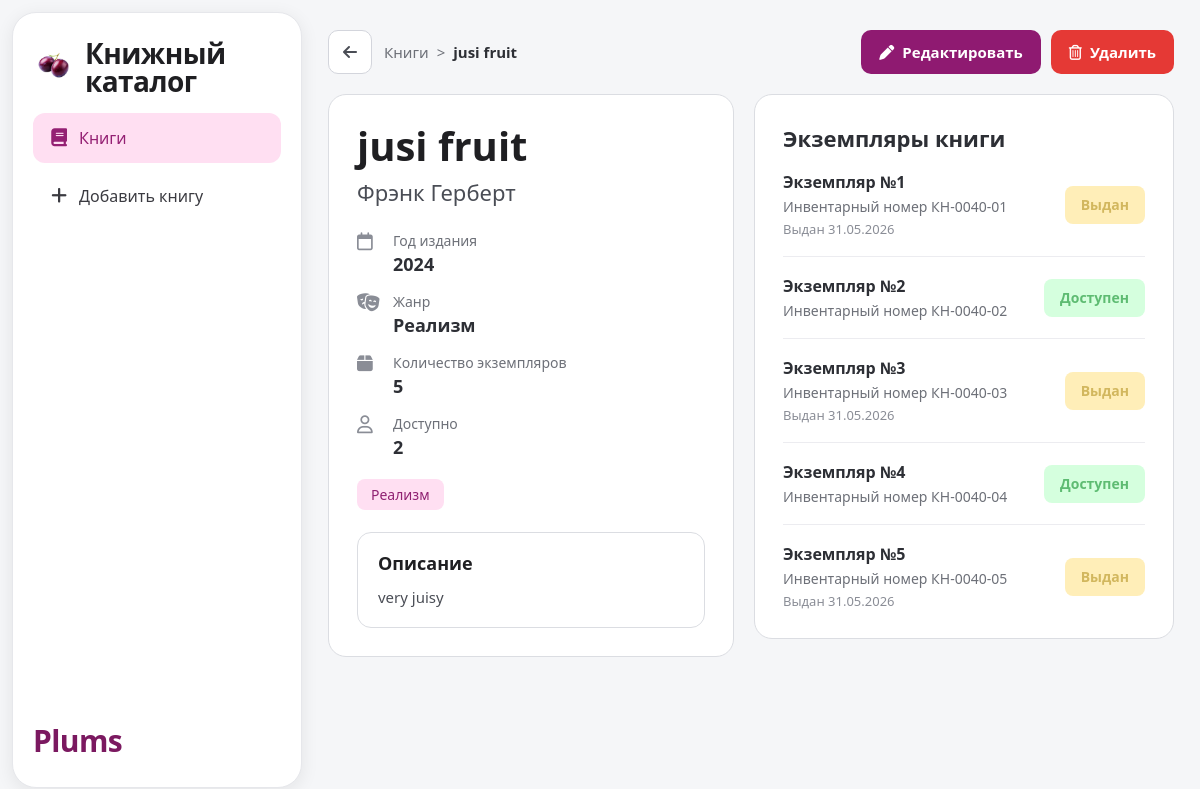
The page /books/40?sort=title_asc on the database its author committed.
### tables this page shows
CREATE TABLE books (
                id INTEGER PRIMARY KEY AUTOINCREMENT,
                title TEXT NOT NULL,
                author TEXT NOT NULL,
                year INTEGER NOT NULL,
                genre TEXT NOT NULL,
                copies INTEGER NOT NULL DEFAULT 0
            , description TEXT NOT NULL DEFAULT '');

CREATE TABLE book_copies (
            id INTEGER PRIMARY KEY AUTOINCREMENT,
            book_id INTEGER NOT NULL,
            copy_num INTEGER NOT NULL,
            inventory_no TEXT NOT NULL,
            status TEXT NOT NULL DEFAULT 'available',
            issued_at TEXT,
            UNIQUE(book_id, copy_num)
        );

### app.py (the view)
@app.get("/books/<int:book_id>")
def view_book(book_id: int):
    book = get_book_or_none(book_id)
    if not book:
        return redirect(url_for("index"))
    list_filters = filters_from_args(request.args)
    copies = load_book_copies(book)
    available_count = sum(1 for copy in copies if copy.status == "available")
    issued_count = sum(1 for copy in copies if copy.status == "issued")
    book_ctx = {
        "book": book,
        "copies": copies,
        "available_count": available_count,
        "issued_count": issued_count,
        "list_filters": list_filters,
        "filter_query": filters_to_query(list_filters),
        "genres": GENRES,
        "genre_other": GENRE_OTHER,
        "today": date.today().strftime("%d.%m.%Y"),
    }
    return render_template("book.html", **book_ctx)

### app.py (called while the page is built)
@app.template_global()
def filter_url(endpoint: str, filter_query: dict | None = None, **kwargs: Any) -> str:
    params: Dict[str, Any] = dict(filter_query or {})
    params.update(kwargs)
    return url_for(endpoint, **params)

def _ensure_data_dir() -> None:
    DB_FILE.parent.mkdir(parents=True, exist_ok=True)

def get_connection() -> sqlite3.Connection:
    _ensure_data_dir()
    conn = sqlite3.connect(DB_FILE)
    conn.row_factory = sqlite3.Row
    return conn

def _ensure_description_column(conn: sqlite3.Connection) -> None:
    columns = {row["name"] for row in conn.execute("PRAGMA table_info(books)")}
    if "description" not in columns:
        conn.execute("ALTER TABLE books ADD COLUMN description TEXT NOT NULL DEFAULT ''")

def _ensure_copies_table(conn: sqlite3.Connection) -> None:
    conn.execute(
        """
        CREATE TABLE IF NOT EXISTS book_copies (
            id INTEGER PRIMARY KEY AUTOINCREMENT,
            book_id INTEGER NOT NULL,
            copy_num INTEGER NOT NULL,
            inventory_no TEXT NOT NULL,
            status TEXT NOT NULL DEFAULT 'available',
            issued_at TEXT,
            UNIQUE(book_id, copy_num)
        )
        """
    )

def init_db() -> None:
    with get_connection() as conn:
        conn.execute(
            """
            CREATE TABLE IF NOT EXISTS books (
                id INTEGER PRIMARY KEY AUTOINCREMENT,
                title TEXT NOT NULL,
                author TEXT NOT NULL,
                year INTEGER NOT NULL,
                genre TEXT NOT NULL,
                copies INTEGER NOT NULL CHECK (copies >= 0),
                description TEXT NOT NULL DEFAULT ''
            )
            """
        )
        _ensure_description_column(conn)
        _ensure_copies_table(conn)

def load_books() -> List[Book]:
    init_db()
    with get_connection() as conn:
        rows = conn.execute(
            "SELECT id, title, author, year, genre, copies, description FROM books"
        ).fetchall()
    return [
        Book(
            id=row["id"],
            title=row["title"],
            author=row["author"],
            year=row["year"],
            genre=row["genre"],
            copies=row["copies"],
            description=row["description"] or "",
        )
        for row in rows
    ]

def parse_int(value: str, default: int = 0) -> int:
    try:
        return int(value)
    except (TypeError, ValueError):
        return default

### templates/book.html (shortened to what this page needs)
{% extends "base.html" %}
{% block content %}
<div class="book-page-header desktop-only">
  <div class="book-breadcrumb">
    <a class="back-btn" href="{{ filter_url('index', filter_query) }}" aria-label="Назад к списку">
      <i class="fa-solid fa-arrow-left"></i>
    </a>
    <nav class="breadcrumb-text">
      <a href="{{ filter_url('index', filter_query) }}">Книги</a>
      <span>&gt;</span>
      <span class="current">{{ book.title }}</span>
    </nav>
  </div>
  <div class="book-header-actions">
    <a class="book-edit-btn" href="{{ filter_url('edit_book', filter_query, book_id=book.id, from='view') }}">
      <i class="fa-solid fa-pen"></i>
      Редактировать
    </a>
    <a class="book-delete-btn" href="{{ filter_url('confirm_delete_book', filter_query, book_id=book.id, from='view') }}">
      <i class="fa-regular fa-trash-can"></i>
      Удалить
    </a>
  </div>
</div>
<div class="book-detail-layout desktop-only">
  <article class="book-detail-card">
    <header class="book-detail-head">
      <h1>{{ book.title }}</h1>
      <p class="book-author">{{ book.author }}</p>
    </header>
    <ul class="book-meta-list">
      <li>
        <i class="fa-regular fa-calendar"></i>
        <div>
          <span class="meta-label">Год издания</span>
          <span class="meta-value">{{ book.year }}</span>
        </div>
      </li>
      <li>
        <i class="fa-solid fa-masks-theater"></i>
        <div>
          <span class="meta-label">Жанр</span>
          <span class="meta-value">{{ book.genre }}</span>
        </div>
      </li>
      <li>
        <i class="fa-solid fa-box"></i>
        <div>
          <span class="meta-label">Количество экземпляров</span>
          <span class="meta-value">{{ book.copies }}</span>
        </div>
      </li>
      <li>
        <i class="fa-regular fa-user"></i>
        <div>
          <span class="meta-label">Доступно</span>
          <span class="meta-value" id="available-count">{{ available_count }}</span>
        </div>
      </li>
    </ul>
    <span class="genre-pill">{{ book.genre }}</span>
    <section class="book-description-box">
      <h2>Описание</h2>
      {% if book.description %}
      <p>{{ book.description }}</p>
      {% else %}
      <p class="description-empty">Описание пока не добавлено.</p>
      {% endif %}
    </section>
  </article>
  <aside class="book-copies-card">
    <h2 class="book-copies-title">Экземпляры книги</h2>
    {% if copies %}
    <ul class="book-copies-list">
      {% for copy in copies %}
      <li class="book-copy-row" data-copy-num="{{ copy.copy_num }}">
        <div class="book-copy-info">
          <span class="book-copy-name">Экземпляр №{{ copy.copy_num }}</span>
          <span class="book-copy-inventory">Инвентарный номер {{ copy.inventory_no }}</span>
          <span class="book-copy-issued-date{% if copy.status != 'issued' %} hidden{% endif %}">
            Выдан {{ copy.issued_at or today }}
          </span>
        </div>
        <button
          type="button"
          class="copy-status-btn {% if copy.status == 'issued' %}is-issued{% else %}is-available{% endif %}"
          data-book-id="{{ book.id }}"
          data-copy-num="{{ copy.copy_num }}"
        >
          {% if copy.status == 'issued' %}Выдан{% else %}Доступен{% endif %}
        </button>
      </li>
      {% endfor %}
    </ul>
    {% else %}
    <p class="book-copies-empty">Экземпляры не добавлены.</p>
    {% endif %}
  </aside>
</div>
{% endblock %}

### static/styles.css (style rules this page uses)
* { margin: 0; padding: 0; box-sizing: border-box; }
body { font-family: "Segoe UI", Arial, sans-serif; background: #f5f6f8; color: #1f1f22; font-size: 16px; }
.back-btn { width: 44px; height: 44px; border: 1px solid #d3d5dc; border-radius: 10px; background: #fff; color: #4a4d55; display: inline-flex; align-items: center; justify-content: center; text-decoration: none; }
.book-page-header { display: flex; justify-content: space-between; align-items: center; gap: 16px; margin-bottom: 20px; flex-wrap: wrap; }
.book-breadcrumb { display: flex; align-items: center; gap: 12px; }
.breadcrumb-text { display: flex; align-items: center; gap: 8px; font-size: 15px; color: #6d7078; }
.breadcrumb-text a { color: #6d7078; text-decoration: none; }
.breadcrumb-text .current { color: #2d2f35; font-weight: 600; }
.book-header-actions { display: flex; gap: 10px; flex-wrap: wrap; }
.book-edit-btn, .book-delete-btn { min-height: 44px; padding: 0 18px; border-radius: 10px; font-size: 15px; font-weight: 700; text-decoration: none; display: inline-flex; align-items: center; gap: 8px; }
.book-edit-btn { background: #8f1a71; color: #fff; }
.book-delete-btn { background: #e53935; color: #fff; }
.book-detail-layout { display: grid; grid-template-columns: minmax(0, 1fr) minmax(320px, 420px); gap: 20px; align-items: start; }
.book-detail-card, .book-copies-card { background: #fff; border: 1px solid #dbdde2; border-radius: 18px; padding: 28px; }
.book-detail-head h1 { font-size: 40px; line-height: 1.15; margin-bottom: 8px; font-weight: 600; }
.book-author { font-size: 22px; color: #4a4d55; margin-bottom: 24px; font-weight: 500; }
.book-meta-list { list-style: none; display: flex; flex-direction: column; gap: 16px; margin-bottom: 20px; }
.book-meta-list li { display: flex; align-items: flex-start; gap: 14px; }
.book-meta-list i { width: 22px; color: #8a8d96; font-size: 18px; margin-top: 2px; }
.meta-label { display: block; font-size: 14px; color: #6d7078; margin-bottom: 2px; }
.meta-value { font-size: 18px; font-weight: 600; color: #2d2f35; }
.genre-pill { display: inline-block; background: #ffdff2; color: #902172; border-radius: 8px; padding: 6px 14px; font-size: 14px; font-weight: 500; margin-bottom: 22px; }
.book-copies-title { font-size: 22px; font-weight: 600; margin-bottom: 18px; color: #2d2f35; }
.book-copies-list { list-style: none; }
.book-copy-row { display: flex; align-items: center; justify-content: space-between; gap: 16px; padding: 18px 0; border-bottom: 1px solid #ececf0; }
.book-copy-row:first-child { padding-top: 0; }
.book-copy-row:last-child { border-bottom: none; padding-bottom: 0; }
.book-copy-info { display: flex; flex-direction: column; gap: 4px; min-width: 0; }
.book-copy-name { font-size: 16px; font-weight: 600; color: #2d2f35; }
.book-copy-inventory { font-size: 14px; color: #6d7078; }
.book-copy-issued-date { font-size: 13px; color: #8a8d96; }
.copy-status-btn { flex-shrink: 0; min-height: 38px; padding: 0 16px; border: none; border-radius: 8px; font-size: 14px; font-weight: 600; cursor: pointer; font-family: inherit; transition: 0.15s; }
.copy-status-btn.is-available { background: #D5FFDE; color: #5EBC72; }
.copy-status-btn { transition: background-color 0.25s ease, color 0.25s ease, transform 0.1s ease, box-shadow 0.2s ease; }
.copy-status-btn.is-issued { background: #FFEEB8; color: #D2B75E; }
.book-description-box { border: 1px solid #dbdde2; border-radius: 14px; padding: 18px 20px; }
.book-description-box h2 { font-size: 18px; margin-bottom: 10px; font-weight: 600; }
.book-description-box p { color: #4a4d55; line-height: 1.6; font-size: 15px; }

### rows shown on the page
books: title "jusi fruit", author "Фрэнк Герберт", year "2024", genre "Реализм", copies "5", description "very juisy"
book_copies: copy_num "1", inventory_no "КН-0040-01", issued_at "31.05.2026", status "Выдан"
book_copies: copy_num "2", inventory_no "КН-0040-02", status "Доступен"
book_copies: copy_num "3", inventory_no "КН-0040-03", issued_at "31.05.2026", status "Выдан"
book_copies: copy_num "4", inventory_no "КН-0040-04", status "Доступен"
book_copies: copy_num "5", inventory_no "КН-0040-05", issued_at "31.05.2026", status "Выдан"

### other values the page prints
{{ available_count }} "2"
